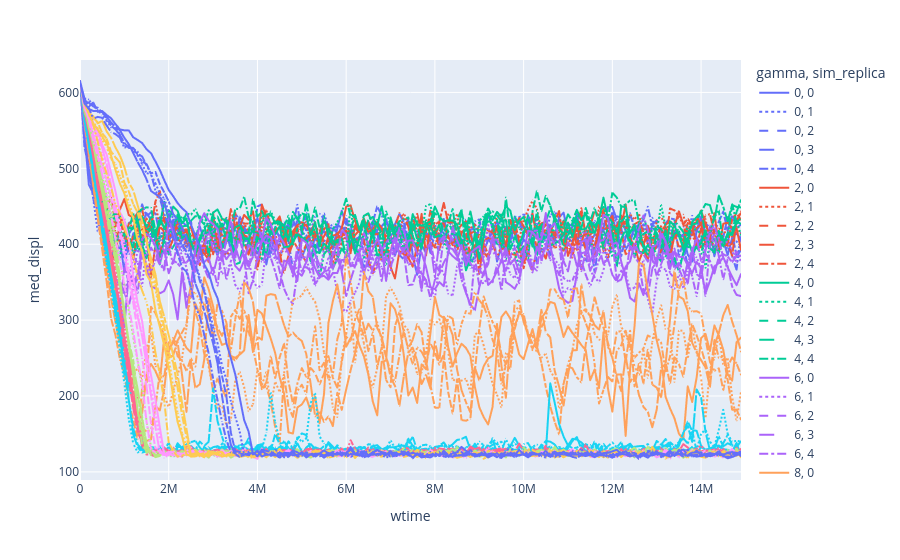

Notebook code cell kept with this figure:
### Code cell
px.line(
    displdf,
    x="wtime",
    y="med_displ",
    color="gamma",
    line_dash="sim_replica"
)

### Figure 1 — Plotly figure (JSON) as saved in the notebook; plotly's stock layout.template omitted (floating-point values rounded to 4 significant figures; data arrays with more than 128 entries replaced by an {"elided": "..."} marker saying what was removed)
{"data": [{"hovertemplate": "gamma=0<br>sim_replica=0<br>wtime=%{x}<br>med_displ=%{y}<extra></extra>", "legendgroup": "0, 0", "line": {"color": "#636efa", "dash": "solid"}, "marker": {"symbol": "circle"}, "mode": "lines", "name": "0, 0", "showlegend": true, "type": "scattergl", "x": {"elided": "150 int values"}, "xaxis": "x", "y": {"elided": "150 float values"}, "yaxis": "y"}, {"hovertemplate": "gamma=0<br>sim_replica=1<br>wtime=%{x}<br>med_displ=%{y}<extra></extra>", "legendgroup": "0, 1", "line": {"color": "#636efa", "dash": "dot"}, "marker": {"symbol": "circle"}, "mode": "lines", "name": "0, 1", "showlegend": true, "type": "scattergl", "x": {"elided": "150 int values"}, "xaxis": "x", "y": {"elided": "150 float values"}, "yaxis": "y"}, {"hovertemplate": "gamma=0<br>sim_replica=2<br>wtime=%{x}<br>med_displ=%{y}<extra></extra>", "legendgroup": "0, 2", "line": {"color": "#636efa", "dash": "dash"}, "marker": {"symbol": "circle"}, "mode": "lines", "name": "0, 2", "showlegend": true, "type": "scattergl", "x": {"elided": "150 int values"}, "xaxis": "x", "y": {"elided": "150 float values"}, "yaxis": "y"}, {"hovertemplate": "gamma=0<br>sim_replica=3<br>wtime=%{x}<br>med_displ=%{y}<extra></extra>", "legendgroup": "0, 3", "line": {"color": "#636efa", "dash": "longdash"}, "marker": {"symbol": "circle"}, "mode": "lines", "name": "0, 3", "showlegend": true, "type": "scattergl", "x": {"elided": "150 int values"}, "xaxis": "x", "y": {"elided": "150 float values"}, "yaxis": "y"}, {"hovertemplate": "gamma=0<br>sim_replica=4<br>wtime=%{x}<br>med_displ=%{y}<extra></extra>", "legendgroup": "0, 4", "line": {"color": "#636efa", "dash": "dashdot"}, "marker": {"symbol": "circle"}, "mode": "lines", "name": "0, 4", "showlegend": true, "type": "scattergl", "x": {"elided": "150 int values"}, "xaxis": "x", "y": {"elided": "150 float values"}, "yaxis": "y"}, {"hovertemplate": "gamma=2<br>sim_replica=0<br>wtime=%{x}<br>med_displ=%{y}<extra></extra>", "legendgroup": "2, 0", "line": {"color": "#EF553B", "dash": "solid"}, "marker": {"symbol": "circle"}, "mode": "lines", "name": "2, 0", "showlegend": true, "type": "scattergl", "x": {"elided": "150 int values"}, "xaxis": "x", "y": {"elided": "150 float values"}, "yaxis": "y"}, {"hovertemplate": "gamma=2<br>sim_replica=1<br>wtime=%{x}<br>med_displ=%{y}<extra></extra>", "legendgroup": "2, 1", "line": {"color": "#EF553B", "dash": "dot"}, "marker": {"symbol": "circle"}, "mode": "lines", "name": "2, 1", "showlegend": true, "type": "scattergl", "x": {"elided": "150 int values"}, "xaxis": "x", "y": {"elided": "150 float values"}, "yaxis": "y"}, {"hovertemplate": "gamma=2<br>sim_replica=2<br>wtime=%{x}<br>med_displ=%{y}<extra></extra>", "legendgroup": "2, 2", "line": {"color": "#EF553B", "dash": "dash"}, "marker": {"symbol": "circle"}, "mode": "lines", "name": "2, 2", "showlegend": true, "type": "scattergl", "x": {"elided": "150 int values"}, "xaxis": "x", "y": {"elided": "150 float values"}, "yaxis": "y"}, {"hovertemplate": "gamma=2<br>sim_replica=3<br>wtime=%{x}<br>med_displ=%{y}<extra></extra>", "legendgroup": "2, 3", "line": {"color": "#EF553B", "dash": "longdash"}, "marker": {"symbol": "circle"}, "mode": "lines", "name": "2, 3", "showlegend": true, "type": "scattergl", "x": {"elided": "150 int values"}, "xaxis": "x", "y": {"elided": "150 float values"}, "yaxis": "y"}, {"hovertemplate": "gamma=2<br>sim_replica=4<br>wtime=%{x}<br>med_displ=%{y}<extra></extra>", "legendgroup": "2, 4", "line": {"color": "#EF553B", "dash": "dashdot"}, "marker": {"symbol": "circle"}, "mode": "lines", "name": "2, 4", "showlegend": true, "type": "scattergl", "x": {"elided": "150 int values"}, "xaxis": "x", "y": {"elided": "150 float values"}, "yaxis": "y"}, {"hovertemplate": "gamma=4<br>sim_replica=0<br>wtime=%{x}<br>med_displ=%{y}<extra></extra>", "legendgroup": "4, 0", "line": {"color": "#00cc96", "dash": "solid"}, "marker": {"symbol": "circle"}, "mode": "lines", "name": "4, 0", "showlegend": true, "type": "scattergl", "x": {"elided": "150 int values"}, "xaxis": "x", "y": {"elided": "150 float values"}, "yaxis": "y"}, {"hovertemplate": "gamma=4<br>sim_replica=1<br>wtime=%{x}<br>med_displ=%{y}<extra></extra>", "legendgroup": "4, 1", "line": {"color": "#00cc96", "dash": "dot"}, "marker": {"symbol": "circle"}, "mode": "lines", "name": "4, 1", "showlegend": true, "type": "scattergl", "x": {"elided": "150 int values"}, "xaxis": "x", "y": {"elided": "150 float values"}, "yaxis": "y"}, {"hovertemplate": "gamma=4<br>sim_replica=2<br>wtime=%{x}<br>med_displ=%{y}<extra></extra>", "legendgroup": "4, 2", "line": {"color": "#00cc96", "dash": "dash"}, "marker": {"symbol": "circle"}, "mode": "lines", "name": "4, 2", "showlegend": true, "type": "scattergl", "x": {"elided": "150 int values"}, "xaxis": "x", "y": {"elided": "150 float values"}, "yaxis": "y"}, {"hovertemplate": "gamma=4<br>sim_replica=3<br>wtime=%{x}<br>med_displ=%{y}<extra></extra>", "legendgroup": "4, 3", "line": {"color": "#00cc96", "dash": "longdash"}, "marker": {"symbol": "circle"}, "mode": "lines", "name": "4, 3", "showlegend": true, "type": "scattergl", "x": {"elided": "150 int values"}, "xaxis": "x", "y": {"elided": "150 float values"}, "yaxis": "y"}, {"hovertemplate": "gamma=4<br>sim_replica=4<br>wtime=%{x}<br>med_displ=%{y}<extra></extra>", "legendgroup": "4, 4", "line": {"color": "#00cc96", "dash": "dashdot"}, "marker": {"symbol": "circle"}, "mode": "lines", "name": "4, 4", "showlegend": true, "type": "scattergl", "x": {"elided": "150 int values"}, "xaxis": "x", "y": {"elided": "150 float values"}, "yaxis": "y"}, {"hovertemplate": "gamma=6<br>sim_replica=0<br>wtime=%{x}<br>med_displ=%{y}<extra></extra>", "legendgroup": "6, 0", "line": {"color": "#ab63fa", "dash": "solid"}, "marker": {"symbol": "circle"}, "mode": "lines", "name": "6, 0", "showlegend": true, "type": "scattergl", "x": {"elided": "150 int values"}, "xaxis": "x", "y": {"elided": "150 float values"}, "yaxis": "y"}, {"hovertemplate": "gamma=6<br>sim_replica=1<br>wtime=%{x}<br>med_displ=%{y}<extra></extra>", "legendgroup": "6, 1", "line": {"color": "#ab63fa", "dash": "dot"}, "marker": {"symbol": "circle"}, "mode": "lines", "name": "6, 1", "showlegend": true, "type": "scattergl", "x": {"elided": "150 int values"}, "xaxis": "x", "y": {"elided": "150 float values"}, "yaxis": "y"}, {"hovertemplate": "gamma=6<br>sim_replica=2<br>wtime=%{x}<br>med_displ=%{y}<extra></extra>", "legendgroup": "6, 2", "line": {"color": "#ab63fa", "dash": "dash"}, "marker": {"symbol": "circle"}, "mode": "lines", "name": "6, 2", "showlegend": true, "type": "scattergl", "x": {"elided": "150 int values"}, "xaxis": "x", "y": {"elided": "150 float values"}, "yaxis": "y"}, {"hovertemplate": "gamma=6<br>sim_replica=3<br>wtime=%{x}<br>med_displ=%{y}<extra></extra>", "legendgroup": "6, 3", "line": {"color": "#ab63fa", "dash": "longdash"}, "marker": {"symbol": "circle"}, "mode": "lines", "name": "6, 3", "showlegend": true, "type": "scattergl", "x": {"elided": "150 int values"}, "xaxis": "x", "y": {"elided": "150 float values"}, "yaxis": "y"}, {"hovertemplate": "gamma=6<br>sim_replica=4<br>wtime=%{x}<br>med_displ=%{y}<extra></extra>", "legendgroup": "6, 4", "line": {"color": "#ab63fa", "dash": "dashdot"}, "marker": {"symbol": "circle"}, "mode": "lines", "name": "6, 4", "showlegend": true, "type": "scattergl", "x": {"elided": "150 int values"}, "xaxis": "x", "y": {"elided": "150 float values"}, "yaxis": "y"}, {"hovertemplate": "gamma=8<br>sim_replica=0<br>wtime=%{x}<br>med_displ=%{y}<extra></extra>", "legendgroup": "8, 0", "line": {"color": "#FFA15A", "dash": "solid"}, "marker": {"symbol": "circle"}, "mode": "lines", "name": "8, 0", "showlegend": true, "type": "scattergl", "x": {"elided": "150 int values"}, "xaxis": "x", "y": {"elided": "150 float values"}, "yaxis": "y"}, {"hovertemplate": "gamma=8<br>sim_replica=1<br>wtime=%{x}<br>med_displ=%{y}<extra></extra>", "legendgroup": "8, 1", "line": {"color": "#FFA15A", "dash": "dot"}, "marker": {"symbol": "circle"}, "mode": "lines", "name": "8, 1", "showlegend": true, "type": "scattergl", "x": {"elided": "150 int values"}, "xaxis": "x", "y": {"elided": "150 float values"}, "yaxis": "y"}, {"hovertemplate": "gamma=8<br>sim_replica=2<br>wtime=%{x}<br>med_displ=%{y}<extra></extra>", "legendgroup": "8, 2", "line": {"color": "#FFA15A", "dash": "dash"}, "marker": {"symbol": "circle"}, "mode": "lines", "name": "8, 2", "showlegend": true, "type": "scattergl", "x": {"elided": "150 int values"}, "xaxis": "x", "y": {"elided": "150 float values"}, "yaxis": "y"}, {"hovertemplate": "gamma=8<br>sim_replica=3<br>wtime=%{x}<br>med_displ=%{y}<extra></extra>", "legendgroup": "8, 3", "line": {"color": "#FFA15A", "dash": "longdash"}, "marker": {"symbol": "circle"}, "mode": "lines", "name": "8, 3", "showlegend": true, "type": "scattergl", "x": {"elided": "150 int values"}, "xaxis": "x", "y": {"elided": "150 float values"}, "yaxis": "y"}, {"hovertemplate": "gamma=8<br>sim_replica=4<br>wtime=%{x}<br>med_displ=%{y}<extra></extra>", "legendgroup": "8, 4", "line": {"color": "#FFA15A", "dash": "dashdot"}, "marker": {"symbol": "circle"}, "mode": "lines", "name": "8, 4", "showlegend": true, "type": "scattergl", "x": {"elided": "150 int values"}, "xaxis": "x", "y": {"elided": "150 float values"}, "yaxis": "y"}, {"hovertemplate": "gamma=10<br>sim_replica=0<br>wtime=%{x}<br>med_displ=%{y}<extra></extra>", "legendgroup": "10, 0", "line": {"color": "#19d3f3", "dash": "solid"}, "marker": {"symbol": "circle"}, "mode": "lines", "name": "10, 0", "showlegend": true, "type": "scattergl", "x": {"elided": "150 int values"}, "xaxis": "x", "y": {"elided": "150 float values"}, "yaxis": "y"}, {"hovertemplate": "gamma=10<br>sim_replica=1<br>wtime=%{x}<br>med_displ=%{y}<extra></extra>", "legendgroup": "10, 1", "line": {"color": "#19d3f3", "dash": "dot"}, "marker": {"symbol": "circle"}, "mode": "lines", "name": "10, 1", "showlegend": true, "type": "scattergl", "x": {"elided": "150 int values"}, "xaxis": "x", "y": {"elided": "150 float values"}, "yaxis": "y"}, {"hovertemplate": "gamma=10<br>sim_replica=2<br>wtime=%{x}<br>med_displ=%{y}<extra></extra>", "legendgroup": "10, 2", "line": {"color": "#19d3f3", "dash": "dash"}, "marker": {"symbol": "circle"}, "mode": "lines", "name": "10, 2", "showlegend": true, "type": "scattergl", "x": {"elided": "150 int values"}, "xaxis": "x", "y": {"elided": "150 float values"}, "yaxis": "y"}, {"hovertemplate": "gamma=10<br>sim_replica=3<br>wtime=%{x}<br>med_displ=%{y}<extra></extra>", "legendgroup": "10, 3", "line": {"color": "#19d3f3", "dash": "longdash"}, "marker": {"symbol": "circle"}, "mode": "lines", "name": "10, 3", "showlegend": true, "type": "scattergl", "x": {"elided": "150 int values"}, "xaxis": "x", "y": {"elided": "150 float values"}, "yaxis": "y"}, {"hovertemplate": "gamma=10<br>sim_replica=4<br>wtime=%{x}<br>med_displ=%{y}<extra></extra>", "legendgroup": "10, 4", "line": {"color": "#19d3f3", "dash": "dashdot"}, "marker": {"symbol": "circle"}, "mode": "lines", "name": "10, 4", "showlegend": true, "type": "scattergl", "x": {"elided": "150 int values"}, "xaxis": "x", "y": {"elided": "150 float values"}, "yaxis": "y"}, {"hovertemplate": "gamma=12<br>sim_replica=0<br>wtime=%{x}<br>med_displ=%{y}<extra></extra>", "legendgroup": "12, 0", "line": {"color": "#FF6692", "dash": "solid"}, "marker": {"symbol": "circle"}, "mode": "lines", "name": "12, 0", "showlegend": true, "type": "scattergl", "x": {"elided": "150 int values"}, "xaxis": "x", "y": {"elided": "150 float values"}, "yaxis": "y"}, {"hovertemplate": "gamma=12<br>sim_replica=1<br>wtime=%{x}<br>med_displ=%{y}<extra></extra>", "legendgroup": "12, 1", "line": {"color": "#FF6692", "dash": "dot"}, "marker": {"symbol": "circle"}, "mode": "lines", "name": "12, 1", "showlegend": true, "type": "scattergl", "x": {"elided": "150 int values"}, "xaxis": "x", "y": {"elided": "150 float values"}, "yaxis": "y"}, {"hovertemplate": "gamma=12<br>sim_replica=2<br>wtime=%{x}<br>med_displ=%{y}<extra></extra>", "legendgroup": "12, 2", "line": {"color": "#FF6692", "dash": "dash"}, "marker": {"symbol": "circle"}, "mode": "lines", "name": "12, 2", "showlegend": true, "type": "scattergl", "x": {"elided": "150 int values"}, "xaxis": "x", "y": {"elided": "150 float values"}, "yaxis": "y"}, {"hovertemplate": "gamma=12<br>sim_replica=3<br>wtime=%{x}<br>med_displ=%{y}<extra></extra>", "legendgroup": "12, 3", "line": {"color": "#FF6692", "dash": "longdash"}, "marker": {"symbol": "circle"}, "mode": "lines", "name": "12, 3", "showlegend": true, "type": "scattergl", "x": {"elided": "150 int values"}, "xaxis": "x", "y": {"elided": "150 float values"}, "yaxis": "y"}, {"hovertemplate": "gamma=12<br>sim_replica=4<br>wtime=%{x}<br>med_displ=%{y}<extra></extra>", "legendgroup": "12, 4", "line": {"color": "#FF6692", "dash": "dashdot"}, "marker": {"symbol": "circle"}, "mode": "lines", "name": "12, 4", "showlegend": true, "type": "scattergl", "x": {"elided": "150 int values"}, "xaxis": "x", "y": {"elided": "150 float values"}, "yaxis": "y"}, {"hovertemplate": "gamma=14<br>sim_replica=0<br>wtime=%{x}<br>med_displ=%{y}<extra></extra>", "legendgroup": "14, 0", "line": {"color": "#B6E880", "dash": "solid"}, "marker": {"symbol": "circle"}, "mode": "lines", "name": "14, 0", "showlegend": true, "type": "scattergl", "x": {"elided": "150 int values"}, "xaxis": "x", "y": {"elided": "150 float values"}, "yaxis": "y"}, {"hovertemplate": "gamma=14<br>sim_replica=1<br>wtime=%{x}<br>med_displ=%{y}<extra></extra>", "legendgroup": "14, 1", "line": {"color": "#B6E880", "dash": "dot"}, "marker": {"symbol": "circle"}, "mode": "lines", "name": "14, 1", "showlegend": true, "type": "scattergl", "x": {"elided": "150 int values"}, "xaxis": "x", "y": {"elided": "150 float values"}, "yaxis": "y"}, {"hovertemplate": "gamma=14<br>sim_replica=2<br>wtime=%{x}<br>med_displ=%{y}<extra></extra>", "legendgroup": "14, 2", "line": {"color": "#B6E880", "dash": "dash"}, "marker": {"symbol": "circle"}, "mode": "lines", "name": "14, 2", "showlegend": true, "type": "scattergl", "x": {"elided": "150 int values"}, "xaxis": "x", "y": {"elided": "150 float values"}, "yaxis": "y"}, {"hovertemplate": "gamma=14<br>sim_replica=3<br>wtime=%{x}<br>med_displ=%{y}<extra></extra>", "legendgroup": "14, 3", "line": {"color": "#B6E880", "dash": "longdash"}, "marker": {"symbol": "circle"}, "mode": "lines", "name": "14, 3", "showlegend": true, "type": "scattergl", "x": {"elided": "150 int values"}, "xaxis": "x", "y": {"elided": "150 float values"}, "yaxis": "y"}, {"hovertemplate": "gamma=14<br>sim_replica=4<br>wtime=%{x}<br>med_displ=%{y}<extra></extra>", "legendgroup": "14, 4", "line": {"color": "#B6E880", "dash": "dashdot"}, "marker": {"symbol": "circle"}, "mode": "lines", "name": "14, 4", "showlegend": true, "type": "scattergl", "x": {"elided": "150 int values"}, "xaxis": "x", "y": {"elided": "150 float values"}, "yaxis": "y"}, {"hovertemplate": "gamma=16<br>sim_replica=0<br>wtime=%{x}<br>med_displ=%{y}<extra></extra>", "legendgroup": "16, 0", "line": {"color": "#FF97FF", "dash": "solid"}, "marker": {"symbol": "circle"}, "mode": "lines", "name": "16, 0", "showlegend": true, "type": "scattergl", "x": {"elided": "150 int values"}, "xaxis": "x", "y": {"elided": "150 float values"}, "yaxis": "y"}, {"hovertemplate": "gamma=16<br>sim_replica=1<br>wtime=%{x}<br>med_displ=%{y}<extra></extra>", "legendgroup": "16, 1", "line": {"color": "#FF97FF", "dash": "dot"}, "marker": {"symbol": "circle"}, "mode": "lines", "name": "16, 1", "showlegend": true, "type": "scattergl", "x": {"elided": "150 int values"}, "xaxis": "x", "y": {"elided": "150 float values"}, "yaxis": "y"}, {"hovertemplate": "gamma=16<br>sim_replica=2<br>wtime=%{x}<br>med_displ=%{y}<extra></extra>", "legendgroup": "16, 2", "line": {"color": "#FF97FF", "dash": "dash"}, "marker": {"symbol": "circle"}, "mode": "lines", "name": "16, 2", "showlegend": true, "type": "scattergl", "x": {"elided": "150 int values"}, "xaxis": "x", "y": {"elided": "150 float values"}, "yaxis": "y"}, {"hovertemplate": "gamma=16<br>sim_replica=3<br>wtime=%{x}<br>med_displ=%{y}<extra></extra>", "legendgroup": "16, 3", "line": {"color": "#FF97FF", "dash": "longdash"}, "marker": {"symbol": "circle"}, "mode": "lines", "name": "16, 3", "showlegend": true, "type": "scattergl", "x": {"elided": "150 int values"}, "xaxis": "x", "y": {"elided": "150 float values"}, "yaxis": "y"}, {"hovertemplate": "gamma=16<br>sim_replica=4<br>wtime=%{x}<br>med_displ=%{y}<extra></extra>", "legendgroup": "16, 4", "line": {"color": "#FF97FF", "dash": "dashdot"}, "marker": {"symbol": "circle"}, "mode": "lines", "name": "16, 4", "showlegend": true, "type": "scattergl", "x": {"elided": "150 int values"}, "xaxis": "x", "y": {"elided": "150 float values"}, "yaxis": "y"}, {"hovertemplate": "gamma=18<br>sim_replica=0<br>wtime=%{x}<br>med_displ=%{y}<extra></extra>", "legendgroup": "18, 0", "line": {"color": "#FECB52", "dash": "solid"}, "marker": {"symbol": "circle"}, "mode": "lines", "name": "18, 0", "showlegend": true, "type": "scattergl", "x": {"elided": "150 int values"}, "xaxis": "x", "y": {"elided": "150 float values"}, "yaxis": "y"}, {"hovertemplate": "gamma=18<br>sim_replica=1<br>wtime=%{x}<br>med_displ=%{y}<extra></extra>", "legendgroup": "18, 1", "line": {"color": "#FECB52", "dash": "dot"}, "marker": {"symbol": "circle"}, "mode": "lines", "name": "18, 1", "showlegend": true, "type": "scattergl", "x": {"elided": "150 int values"}, "xaxis": "x", "y": {"elided": "150 float values"}, "yaxis": "y"}, {"hovertemplate": "gamma=18<br>sim_replica=2<br>wtime=%{x}<br>med_displ=%{y}<extra></extra>", "legendgroup": "18, 2", "line": {"color": "#FECB52", "dash": "dash"}, "marker": {"symbol": "circle"}, "mode": "lines", "name": "18, 2", "showlegend": true, "type": "scattergl", "x": {"elided": "150 int values"}, "xaxis": "x", "y": {"elided": "150 float values"}, "yaxis": "y"}, {"hovertemplate": "gamma=18<br>sim_replica=3<br>wtime=%{x}<br>med_displ=%{y}<extra></extra>", "legendgroup": "18, 3", "line": {"color": "#FECB52", "dash": "longdash"}, "marker": {"symbol": "circle"}, "mode": "lines", "name": "18, 3", "showlegend": true, "type": "scattergl", "x": {"elided": "150 int values"}, "xaxis": "x", "y": {"elided": "150 float values"}, "yaxis": "y"}, {"hovertemplate": "gamma=18<br>sim_replica=4<br>wtime=%{x}<br>med_displ=%{y}<extra></extra>", "legendgroup": "18, 4", "line": {"color": "#FECB52", "dash": "dashdot"}, "marker": {"symbol": "circle"}, "mode": "lines", "name": "18, 4", "showlegend": true, "type": "scattergl", "x": {"elided": "150 int values"}, "xaxis": "x", "y": {"elided": "150 float values"}, "yaxis": "y"}, {"hovertemplate": "gamma=20<br>sim_replica=0<br>wtime=%{x}<br>med_displ=%{y}<extra></extra>", "legendgroup": "20, 0", "line": {"color": "#636efa", "dash": "solid"}, "marker": {"symbol": "circle"}, "mode": "lines", "name": "20, 0", "showlegend": true, "type": "scattergl", "x": {"elided": "150 int values"}, "xaxis": "x", "y": {"elided": "150 float values"}, "yaxis": "y"}, {"hovertemplate": "gamma=20<br>sim_replica=1<br>wtime=%{x}<br>med_displ=%{y}<extra></extra>", "legendgroup": "20, 1", "line": {"color": "#636efa", "dash": "dot"}, "marker": {"symbol": "circle"}, "mode": "lines", "name": "20, 1", "showlegend": true, "type": "scattergl", "x": {"elided": "150 int values"}, "xaxis": "x", "y": {"elided": "150 float values"}, "yaxis": "y"}, {"hovertemplate": "gamma=20<br>sim_replica=2<br>wtime=%{x}<br>med_displ=%{y}<extra></extra>", "legendgroup": "20, 2", "line": {"color": "#636efa", "dash": "dash"}, "marker": {"symbol": "circle"}, "mode": "lines", "name": "20, 2", "showlegend": true, "type": "scattergl", "x": {"elided": "150 int values"}, "xaxis": "x", "y": {"elided": "150 float values"}, "yaxis": "y"}, {"hovertemplate": "gamma=20<br>sim_replica=3<br>wtime=%{x}<br>med_displ=%{y}<extra></extra>", "legendgroup": "20, 3", "line": {"color": "#636efa", "dash": "longdash"}, "marker": {"symbol": "circle"}, "mode": "lines", "name": "20, 3", "showlegend": true, "type": "scattergl", "x": {"elided": "150 int values"}, "xaxis": "x", "y": {"elided": "150 float values"}, "yaxis": "y"}, {"hovertemplate": "gamma=20<br>sim_replica=4<br>wtime=%{x}<br>med_displ=%{y}<extra></extra>", "legendgroup": "20, 4", "line": {"color": "#636efa", "dash": "dashdot"}, "marker": {"symbol": "circle"}, "mode": "lines", "name": "20, 4", "showlegend": true, "type": "scattergl", "x": {"elided": "150 int values"}, "xaxis": "x", "y": {"elided": "150 float values"}, "yaxis": "y"}], "layout": {"legend": {"title": {"text": "gamma, sim_replica"}, "tracegroupgap": 0}, "margin": {"t": 60}, "xaxis": {"anchor": "y", "domain": [0, 1], "title": {"text": "wtime"}}, "yaxis": {"anchor": "x", "domain": [0, 1], "title": {"text": "med_displ"}}}}
